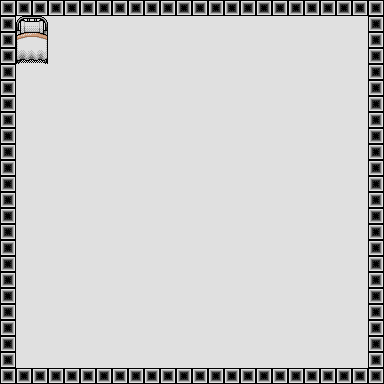

This is a level from a 2D game, rendered from its Tiled map with the project's own tilesets. A one-line summary and the complete map file follow:
An orthogonal 24x24 tile map with 16x16 px tiles, 2 tile layers (road, walls).

<map version="1.2" tiledversion="1.3.4" orientation="orthogonal" renderorder="right-down" width="24" height="24" tilewidth="16" tileheight="16" infinite="0" nextlayerid="4" nextobjectid="1">
 <tileset firstgid="1" name="現代房間地圖" tilewidth="16" tileheight="16" tilecount="992" columns="16">
  <image source="現代房間地圖.png" width="256" height="1000" />
 </tileset>
 <layer id="1" name="road" width="24" height="24">
  <data encoding="csv">
271,270,270,270,270,270,270,270,270,270,270,270,270,270,270,270,270,270,270,270,270,270,270,270,
270,270,270,270,270,270,270,270,270,270,270,270,270,270,270,270,270,270,270,270,270,270,270,270,
270,270,270,270,270,270,270,270,270,270,270,270,270,270,270,270,270,270,270,270,270,270,270,270,
270,270,270,270,270,270,270,270,270,270,270,270,270,270,270,270,270,270,270,270,270,270,270,270,
270,270,270,270,270,270,270,270,270,270,270,270,270,270,270,270,270,270,270,270,270,270,270,270,
270,270,270,270,270,270,270,270,270,270,270,270,270,270,270,270,270,270,270,270,270,270,270,270,
270,270,270,270,270,270,270,270,270,270,270,270,270,270,270,270,270,270,270,270,270,270,270,270,
270,270,270,270,270,270,270,270,270,270,270,270,270,270,270,270,270,270,270,270,270,270,270,270,
270,270,270,270,270,270,270,270,270,270,270,270,270,270,270,270,270,270,270,270,270,270,270,270,
270,270,270,270,270,270,270,270,270,270,270,270,270,270,270,270,270,270,270,270,270,270,270,270,
270,270,270,270,270,270,270,270,270,270,270,270,270,270,270,270,270,270,270,270,270,270,270,270,
270,270,270,270,270,270,270,270,270,270,270,270,270,270,270,270,270,270,270,270,270,270,270,270,
270,270,270,270,270,270,270,270,270,270,270,270,270,270,270,270,270,270,270,270,270,270,270,270,
270,270,270,270,270,270,270,270,270,270,270,270,270,270,270,270,270,270,270,270,270,270,270,270,
270,270,270,270,270,270,270,270,270,270,270,270,270,270,270,270,270,270,270,270,270,270,270,270,
270,270,270,270,270,270,270,270,270,270,270,270,270,270,270,270,270,270,270,270,270,270,270,270,
270,270,270,270,270,270,270,270,270,270,270,270,270,270,270,270,270,270,270,270,270,270,270,270,
270,270,270,270,270,270,270,270,270,270,270,270,270,270,270,270,270,270,270,270,270,270,270,270,
270,270,270,270,270,270,270,270,270,270,270,270,270,270,270,270,270,270,270,270,270,270,270,270,
270,270,270,270,270,270,270,270,270,270,270,270,270,270,270,270,270,270,270,270,270,270,270,270,
270,270,270,270,270,270,270,270,270,270,270,270,270,270,270,270,270,270,270,270,270,270,270,270,
270,270,270,270,270,270,270,270,270,270,270,270,270,270,270,270,270,270,270,270,270,270,270,270,
270,270,270,270,270,270,270,270,270,270,270,270,270,270,270,270,270,270,270,270,270,270,270,270,
270,270,270,270,270,270,270,270,270,270,270,270,270,270,270,270,270,270,270,270,270,270,270,270
</data>
 </layer>
 <layer id="3" name="walls" width="24" height="24">
  <data encoding="csv">
512,512,512,512,512,512,512,512,512,512,512,512,512,512,512,512,512,512,512,512,512,512,512,512,
512,415,416,0,0,0,0,0,0,0,0,0,0,0,0,0,0,0,0,0,0,0,0,512,
512,431,432,0,0,0,0,0,0,0,0,0,0,0,0,0,0,0,0,0,0,0,0,512,
512,447,448,0,0,0,0,0,0,0,0,0,0,0,0,0,0,0,0,0,0,0,0,512,
512,0,0,0,0,0,0,0,0,0,0,0,0,0,0,0,0,0,0,0,0,0,0,512,
512,0,0,0,0,0,0,0,0,0,0,0,0,0,0,0,0,0,0,0,0,0,0,512,
512,0,0,0,0,0,0,0,0,0,0,0,0,0,0,0,0,0,0,0,0,0,0,512,
512,0,0,0,0,0,0,0,0,0,0,0,0,0,0,0,0,0,0,0,0,0,0,512,
512,0,0,0,0,0,0,0,0,0,0,0,0,0,0,0,0,0,0,0,0,0,0,512,
512,0,0,0,0,0,0,0,0,0,0,0,0,0,0,0,0,0,0,0,0,0,0,512,
512,0,0,0,0,0,0,0,0,0,0,0,0,0,0,0,0,0,0,0,0,0,0,512,
512,0,0,0,0,0,0,0,0,0,0,0,0,0,0,0,0,0,0,0,0,0,0,512,
512,0,0,0,0,0,0,0,0,0,0,0,0,0,0,0,0,0,0,0,0,0,0,512,
512,0,0,0,0,0,0,0,0,0,0,0,0,0,0,0,0,0,0,0,0,0,0,512,
512,0,0,0,0,0,0,0,0,0,0,0,0,0,0,0,0,0,0,0,0,0,0,512,
512,0,0,0,0,0,0,0,0,0,0,0,0,0,0,0,0,0,0,0,0,0,0,512,
512,0,0,0,0,0,0,0,0,0,0,0,0,0,0,0,0,0,0,0,0,0,0,512,
512,0,0,0,0,0,0,0,0,0,0,0,0,0,0,0,0,0,0,0,0,0,0,512,
512,0,0,0,0,0,0,0,0,0,0,0,0,0,0,0,0,0,0,0,0,0,0,512,
512,0,0,0,0,0,0,0,0,0,0,0,0,0,0,0,0,0,0,0,0,0,0,512,
512,0,0,0,0,0,0,0,0,0,0,0,0,0,0,0,0,0,0,0,0,0,0,512,
512,0,0,0,0,0,0,0,0,0,0,0,0,0,0,0,0,0,0,0,0,0,0,512,
512,0,0,0,0,0,0,0,0,0,0,0,0,0,0,0,0,0,0,0,0,0,0,512,
512,512,512,512,512,512,512,512,512,512,512,512,512,512,512,512,512,512,512,512,512,512,512,512
</data>
 </layer>
</map>
